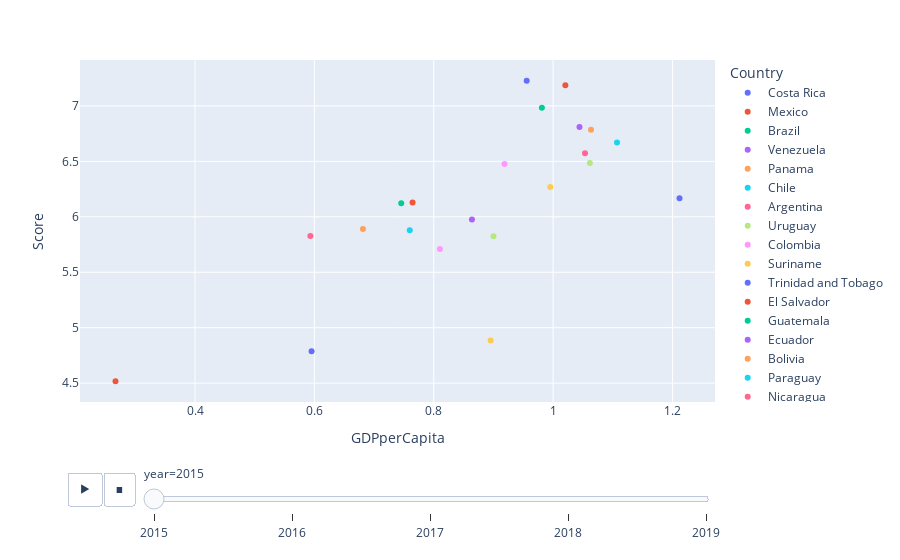

Source (notebook cell):
### Code cell
fig = px.scatter(data_todo[data_todo.Region=="Latin America and Caribbean"][["Country","Region","Score","year","GDPperCapita"]], 
           y = "Score", x = "GDPperCapita", 
           animation_frame = "year", animation_group = "Country", color = "Country", hover_name="Country")
fig.show()

### Figure 1 — Plotly figure (JSON) as saved in the notebook; plotly's stock layout.template omitted (floating-point values rounded to 4 significant figures)
{"data": [{"hovertemplate": "<b>%{hovertext}</b><br><br>Country=Costa Rica<br>year=2015<br>GDPperCapita=%{x}<br>Score=%{y}<extra></extra>", "hovertext": ["Costa Rica"], "ids": ["Costa Rica"], "legendgroup": "Costa Rica", "marker": {"color": "#636efa", "symbol": "circle"}, "mode": "markers", "name": "Costa Rica", "showlegend": true, "type": "scatter", "x": [0.9558], "xaxis": "x", "y": [7.226], "yaxis": "y"}, {"hovertemplate": "<b>%{hovertext}</b><br><br>Country=Mexico<br>year=2015<br>GDPperCapita=%{x}<br>Score=%{y}<extra></extra>", "hovertext": ["Mexico"], "ids": ["Mexico"], "legendgroup": "Mexico", "marker": {"color": "#EF553B", "symbol": "circle"}, "mode": "markers", "name": "Mexico", "showlegend": true, "type": "scatter", "x": [1.021], "xaxis": "x", "y": [7.187], "yaxis": "y"}, {"hovertemplate": "<b>%{hovertext}</b><br><br>Country=Brazil<br>year=2015<br>GDPperCapita=%{x}<br>Score=%{y}<extra></extra>", "hovertext": ["Brazil"], "ids": ["Brazil"], "legendgroup": "Brazil", "marker": {"color": "#00cc96", "symbol": "circle"}, "mode": "markers", "name": "Brazil", "showlegend": true, "type": "scatter", "x": [0.9812], "xaxis": "x", "y": [6.983], "yaxis": "y"}, {"hovertemplate": "<b>%{hovertext}</b><br><br>Country=Venezuela<br>year=2015<br>GDPperCapita=%{x}<br>Score=%{y}<extra></extra>", "hovertext": ["Venezuela"], "ids": ["Venezuela"], "legendgroup": "Venezuela", "marker": {"color": "#ab63fa", "symbol": "circle"}, "mode": "markers", "name": "Venezuela", "showlegend": true, "type": "scatter", "x": [1.044], "xaxis": "x", "y": [6.81], "yaxis": "y"}, {"hovertemplate": "<b>%{hovertext}</b><br><br>Country=Panama<br>year=2015<br>GDPperCapita=%{x}<br>Score=%{y}<extra></extra>", "hovertext": ["Panama"], "ids": ["Panama"], "legendgroup": "Panama", "marker": {"color": "#FFA15A", "symbol": "circle"}, "mode": "markers", "name": "Panama", "showlegend": true, "type": "scatter", "x": [1.064], "xaxis": "x", "y": [6.786], "yaxis": "y"}, {"hovertemplate": "<b>%{hovertext}</b><br><br>Country=Chile<br>year=2015<br>GDPperCapita=%{x}<br>Score=%{y}<extra></extra>", "hovertext": ["Chile"], "ids": ["Chile"], "legendgroup": "Chile", "marker": {"color": "#19d3f3", "symbol": "circle"}, "mode": "markers", "name": "Chile", "showlegend": true, "type": "scatter", "x": [1.107], "xaxis": "x", "y": [6.67], "yaxis": "y"}, {"hovertemplate": "<b>%{hovertext}</b><br><br>Country=Argentina<br>year=2015<br>GDPperCapita=%{x}<br>Score=%{y}<extra></extra>", "hovertext": ["Argentina"], "ids": ["Argentina"], "legendgroup": "Argentina", "marker": {"color": "#FF6692", "symbol": "circle"}, "mode": "markers", "name": "Argentina", "showlegend": true, "type": "scatter", "x": [1.054], "xaxis": "x", "y": [6.574], "yaxis": "y"}, {"hovertemplate": "<b>%{hovertext}</b><br><br>Country=Uruguay<br>year=2015<br>GDPperCapita=%{x}<br>Score=%{y}<extra></extra>", "hovertext": ["Uruguay"], "ids": ["Uruguay"], "legendgroup": "Uruguay", "marker": {"color": "#B6E880", "symbol": "circle"}, "mode": "markers", "name": "Uruguay", "showlegend": true, "type": "scatter", "x": [1.062], "xaxis": "x", "y": [6.485], "yaxis": "y"}, {"hovertemplate": "<b>%{hovertext}</b><br><br>Country=Colombia<br>year=2015<br>GDPperCapita=%{x}<br>Score=%{y}<extra></extra>", "hovertext": ["Colombia"], "ids": ["Colombia"], "legendgroup": "Colombia", "marker": {"color": "#FF97FF", "symbol": "circle"}, "mode": "markers", "name": "Colombia", "showlegend": true, "type": "scatter", "x": [0.9186], "xaxis": "x", "y": [6.477], "yaxis": "y"}, {"hovertemplate": "<b>%{hovertext}</b><br><br>Country=Suriname<br>year=2015<br>GDPperCapita=%{x}<br>Score=%{y}<extra></extra>", "hovertext": ["Suriname"], "ids": ["Suriname"], "legendgroup": "Suriname", "marker": {"color": "#FECB52", "symbol": "circle"}, "mode": "markers", "name": "Suriname", "showlegend": true, "type": "scatter", "x": [0.9953], "xaxis": "x", "y": [6.269], "yaxis": "y"}, {"hovertemplate": "<b>%{hovertext}</b><br><br>Country=Trinidad and Tobago<br>year=2015<br>GDPperCapita=%{x}<br>Score=%{y}<extra></extra>", "hovertext": ["Trinidad and Tobago"], "ids": ["Trinidad and Tobago"], "legendgroup": "Trinidad and Tobago", "marker": {"color": "#636efa", "symbol": "circle"}, "mode": "markers", "name": "Trinidad and Tobago", "showlegend": true, "type": "scatter", "x": [1.212], "xaxis": "x", "y": [6.168], "yaxis": "y"}, {"hovertemplate": "<b>%{hovertext}</b><br><br>Country=El Salvador<br>year=2015<br>GDPperCapita=%{x}<br>Score=%{y}<extra></extra>", "hovertext": ["El Salvador"], "ids": ["El Salvador"], "legendgroup": "El Salvador", "marker": {"color": "#EF553B", "symbol": "circle"}, "mode": "markers", "name": "El Salvador", "showlegend": true, "type": "scatter", "x": [0.7645], "xaxis": "x", "y": [6.13], "yaxis": "y"}, {"hovertemplate": "<b>%{hovertext}</b><br><br>Country=Guatemala<br>year=2015<br>GDPperCapita=%{x}<br>Score=%{y}<extra></extra>", "hovertext": ["Guatemala"], "ids": ["Guatemala"], "legendgroup": "Guatemala", "marker": {"color": "#00cc96", "symbol": "circle"}, "mode": "markers", "name": "Guatemala", "showlegend": true, "type": "scatter", "x": [0.7455], "xaxis": "x", "y": [6.123], "yaxis": "y"}, {"hovertemplate": "<b>%{hovertext}</b><br><br>Country=Ecuador<br>year=2015<br>GDPperCapita=%{x}<br>Score=%{y}<extra></extra>", "hovertext": ["Ecuador"], "ids": ["Ecuador"], "legendgroup": "Ecuador", "marker": {"color": "#ab63fa", "symbol": "circle"}, "mode": "markers", "name": "Ecuador", "showlegend": true, "type": "scatter", "x": [0.864], "xaxis": "x", "y": [5.975], "yaxis": "y"}, {"hovertemplate": "<b>%{hovertext}</b><br><br>Country=Bolivia<br>year=2015<br>GDPperCapita=%{x}<br>Score=%{y}<extra></extra>", "hovertext": ["Bolivia"], "ids": ["Bolivia"], "legendgroup": "Bolivia", "marker": {"color": "#FFA15A", "symbol": "circle"}, "mode": "markers", "name": "Bolivia", "showlegend": true, "type": "scatter", "x": [0.6813], "xaxis": "x", "y": [5.89], "yaxis": "y"}, {"hovertemplate": "<b>%{hovertext}</b><br><br>Country=Paraguay<br>year=2015<br>GDPperCapita=%{x}<br>Score=%{y}<extra></extra>", "hovertext": ["Paraguay"], "ids": ["Paraguay"], "legendgroup": "Paraguay", "marker": {"color": "#19d3f3", "symbol": "circle"}, "mode": "markers", "name": "Paraguay", "showlegend": true, "type": "scatter", "x": [0.7599], "xaxis": "x", "y": [5.878], "yaxis": "y"}, {"hovertemplate": "<b>%{hovertext}</b><br><br>Country=Nicaragua<br>year=2015<br>GDPperCapita=%{x}<br>Score=%{y}<extra></extra>", "hovertext": ["Nicaragua"], "ids": ["Nicaragua"], "legendgroup": "Nicaragua", "marker": {"color": "#FF6692", "symbol": "circle"}, "mode": "markers", "name": "Nicaragua", "showlegend": true, "type": "scatter", "x": [0.5933], "xaxis": "x", "y": [5.828], "yaxis": "y"}, {"hovertemplate": "<b>%{hovertext}</b><br><br>Country=Peru<br>year=2015<br>GDPperCapita=%{x}<br>Score=%{y}<extra></extra>", "hovertext": ["Peru"], "ids": ["Peru"], "legendgroup": "Peru", "marker": {"color": "#B6E880", "symbol": "circle"}, "mode": "markers", "name": "Peru", "showlegend": true, "type": "scatter", "x": [0.9002], "xaxis": "x", "y": [5.824], "yaxis": "y"}, {"hovertemplate": "<b>%{hovertext}</b><br><br>Country=Jamaica<br>year=2015<br>GDPperCapita=%{x}<br>Score=%{y}<extra></extra>", "hovertext": ["Jamaica"], "ids": ["Jamaica"], "legendgroup": "Jamaica", "marker": {"color": "#FF97FF", "symbol": "circle"}, "mode": "markers", "name": "Jamaica", "showlegend": true, "type": "scatter", "x": [0.8104], "xaxis": "x", "y": [5.709], "yaxis": "y"}, {"hovertemplate": "<b>%{hovertext}</b><br><br>Country=Dominican Republic<br>year=2015<br>GDPperCapita=%{x}<br>Score=%{y}<extra></extra>", "hovertext": ["Dominican Republic"], "ids": ["Dominican Republic"], "legendgroup": "Dominican Republic", "marker": {"color": "#FECB52", "symbol": "circle"}, "mode": "markers", "name": "Dominican Republic", "showlegend": true, "type": "scatter", "x": [0.8954], "xaxis": "x", "y": [4.885], "yaxis": "y"}, {"hovertemplate": "<b>%{hovertext}</b><br><br>Country=Honduras<br>year=2015<br>GDPperCapita=%{x}<br>Score=%{y}<extra></extra>", "hovertext": ["Honduras"], "ids": ["Honduras"], "legendgroup": "Honduras", "marker": {"color": "#636efa", "symbol": "circle"}, "mode": "markers", "name": "Honduras", "showlegend": true, "type": "scatter", "x": [0.5953], "xaxis": "x", "y": [4.788], "yaxis": "y"}, {"hovertemplate": "<b>%{hovertext}</b><br><br>Country=Haiti<br>year=2015<br>GDPperCapita=%{x}<br>Score=%{y}<extra></extra>", "hovertext": ["Haiti"], "ids": ["Haiti"], "legendgroup": "Haiti", "marker": {"color": "#EF553B", "symbol": "circle"}, "mode": "markers", "name": "Haiti", "showlegend": true, "type": "scatter", "x": [0.2667], "xaxis": "x", "y": [4.518], "yaxis": "y"}], "layout": {"autosize": true, "legend": {"title": {"text": "Country"}, "tracegroupgap": 0}, "margin": {"t": 60}, "sliders": [{"active": 0, "currentvalue": {"prefix": "year="}, "len": 0.9, "pad": {"b": 10, "t": 60}, "steps": [{"args": [["2015"], {"frame": {"duration": 0, "redraw": false}, "fromcurrent": true, "mode": "immediate", "transition": {"duration": 0, "easing": "linear"}}], "label": "2015", "method": "animate"}, {"args": [["2016"], {"frame": {"duration": 0, "redraw": false}, "fromcurrent": true, "mode": "immediate", "transition": {"duration": 0, "easing": "linear"}}], "label": "2016", "method": "animate"}, {"args": [["2017"], {"frame": {"duration": 0, "redraw": false}, "fromcurrent": true, "mode": "immediate", "transition": {"duration": 0, "easing": "linear"}}], "label": "2017", "method": "animate"}, {"args": [["2018"], {"frame": {"duration": 0, "redraw": false}, "fromcurrent": true, "mode": "immediate", "transition": {"duration": 0, "easing": "linear"}}], "label": "2018", "method": "animate"}, {"args": [["2019"], {"frame": {"duration": 0, "redraw": false}, "fromcurrent": true, "mode": "immediate", "transition": {"duration": 0, "easing": "linear"}}], "label": "2019", "method": "animate"}], "x": 0.1, "xanchor": "left", "y": 0, "yanchor": "top"}], "updatemenus": [{"buttons": [{"args": [null, {"frame": {"duration": 500, "redraw": false}, "fromcurrent": true, "mode": "immediate", "transition": {"duration": 500, "easing": "linear"}}], "label": "&#9654;", "method": "animate"}, {"args": [[null], {"frame": {"duration": 0, "redraw": false}, "fromcurrent": true, "mode": "immediate", "transition": {"duration": 0, "easing": "linear"}}], "label": "&#9724;", "method": "animate"}], "direction": "left", "pad": {"r": 10, "t": 70}, "showactive": false, "type": "buttons", "x": 0.1, "xanchor": "right", "y": 0, "yanchor": "top"}], "xaxis": {"anchor": "y", "autorange": true, "domain": [0, 1], "range": [0.2077, 1.271], "title": {"text": "GDPperCapita"}, "type": "linear"}, "yaxis": {"anchor": "x", "autorange": true, "domain": [0, 1], "range": [4.312, 7.432], "title": {"text": "Score"}, "type": "linear"}}}
